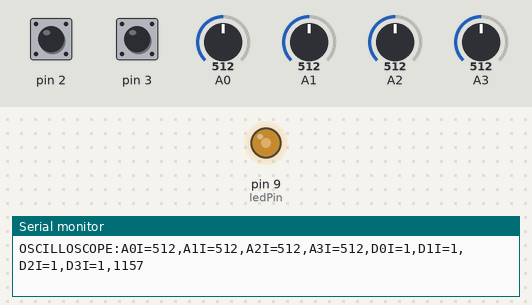
Recording of a sketch running on a simulated Arduino Uno, built with avr-gcc and run on an emulated ATmega328P. On the bench: output pins drawn as LEDs (lit = HIGH), the last lines printed to the serial monitor. The inputs (shaded band) are chosen by the test bench; at power-on: A0 = 512, A1 = 512, A2 = 512, pin 2 HIGH, pin 3 HIGH, A3 = 512.

Above: at 1.2 s.
1.3 s: A0 set to 30
At 2.1 s:
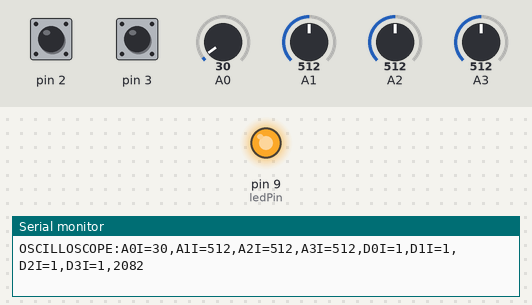
2.8 s: A0 set to 306
At 3.5 s:
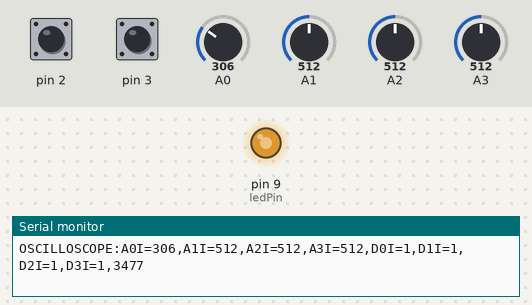
4.3 s: A0 set to 992
At 5.2 s:
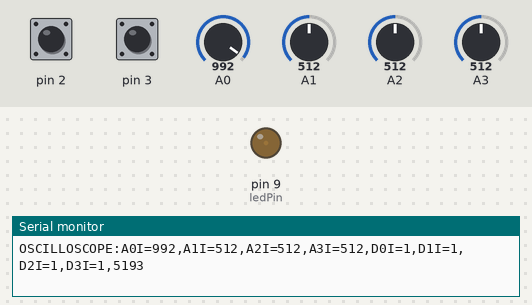
5.8 s: A1 set to 106
8.8 s: A1 set to 93
10.3 s: A2 set to 107
13.3 s: A2 set to 90
Timing chart, 0 to 16.3 s (numbered marks = the images above; inputs shaded):
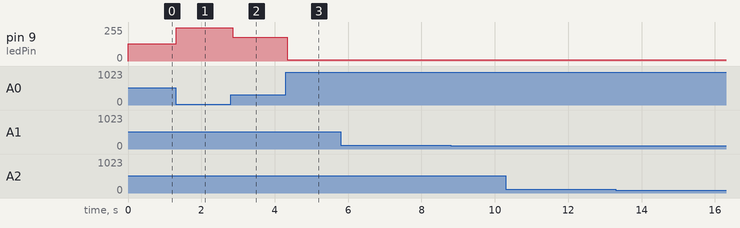

Measured:
- after the input at 1.3 s, pin 9 (ledPin): 128/255 → 248/255 at once
- after the input at 2.8 s, pin 9 (ledPin): 248/255 → 179/255 after 0.06 s
- after the input at 4.3 s, pin 9 (ledPin): 179/255 → 8/255 at once

The sketch:

hw1.ino
```cpp
int ledPin = 9;    // LED connected to digital pin 9

void setup()  {
  // nothing happens in setup
  Serial.begin(9600);
  analogWrite(ledPin, 255);

  for (int i = 0; i < 4; i++) {
    // make the SEL line an input
    pinMode(i, INPUT);
    // turn on the pull-up resistor for the SEL line (see http://arduino.cc/en/Tutorial/DigitalPins)
    digitalWrite(i, HIGH);
  }
}

void printPins(char analogOrDigital, char inputOrOutput, int numberOfPins) {
  for (int i = 0; i < 6; i += 4) {
    Serial.print(analogOrDigital);
    Serial.print(i);
    Serial.print(inputOrOutput);
    Serial.print('=');
    int val = (analogOrDigital == 'A') ? ((inputOrOutput == 'I') ? analogRead(i) : 255 - analogRead(i) / 4)
                                       : digitalRead(i);
    Serial.print(val); // ???
    Serial.print(',');
  }
}

void printPinsJoystick() {
  for (int i = 0; i < 4; i++) {
    Serial.print('A');
    Serial.print(i);
    Serial.print('I');
    Serial.print('=');
    Serial.print(analogRead(i));
    Serial.print(',');
  }
  for (int i = 0; i < 4; i++) {
    Serial.print('D');
    Serial.print(i);
    Serial.print('I');
    Serial.print('=');
    Serial.print(digitalRead(i));
    Serial.print(',');
  }
}

void loop()  {
  //read in from Analog0 (which is connected to the potentiometer)
  int sensorValue = analogRead(0);

  //remember that our analogWrite has a min value of 0 and a max value of 255,
  //so we should map our input range to our output range
  int analogOut = map(sensorValue, 0, 1023, 0, 255);
  //analogWrite(ledPin, analogOut);
  analogWrite(ledPin, 255 - analogOut);

  //print out the data!
  //String printOut = "sensorValue=" + String(sensorValue) + ", analogOut=" + String(analogOut);
  //Serial.println(printOut);

  //Serial.println(sensorValue);

  // A0I=X, A1I=Y, .... A5I=Z (for analog in),
  // D0I=X, D1I=Y,....D13I=Z (for digital in),
  // D0O=X, D1O=Y,....D13O=Z (for digital out), millis
  Serial.print("OSCILLOSCOPE:");
//  printPins('A', 'I', 6);
//  printPins('A', 'O', 14);
//  printPins('D', 'I', 14);
//  printPins('D', 'O', 14);
  printPinsJoystick();
  Serial.println(millis());
}
```
